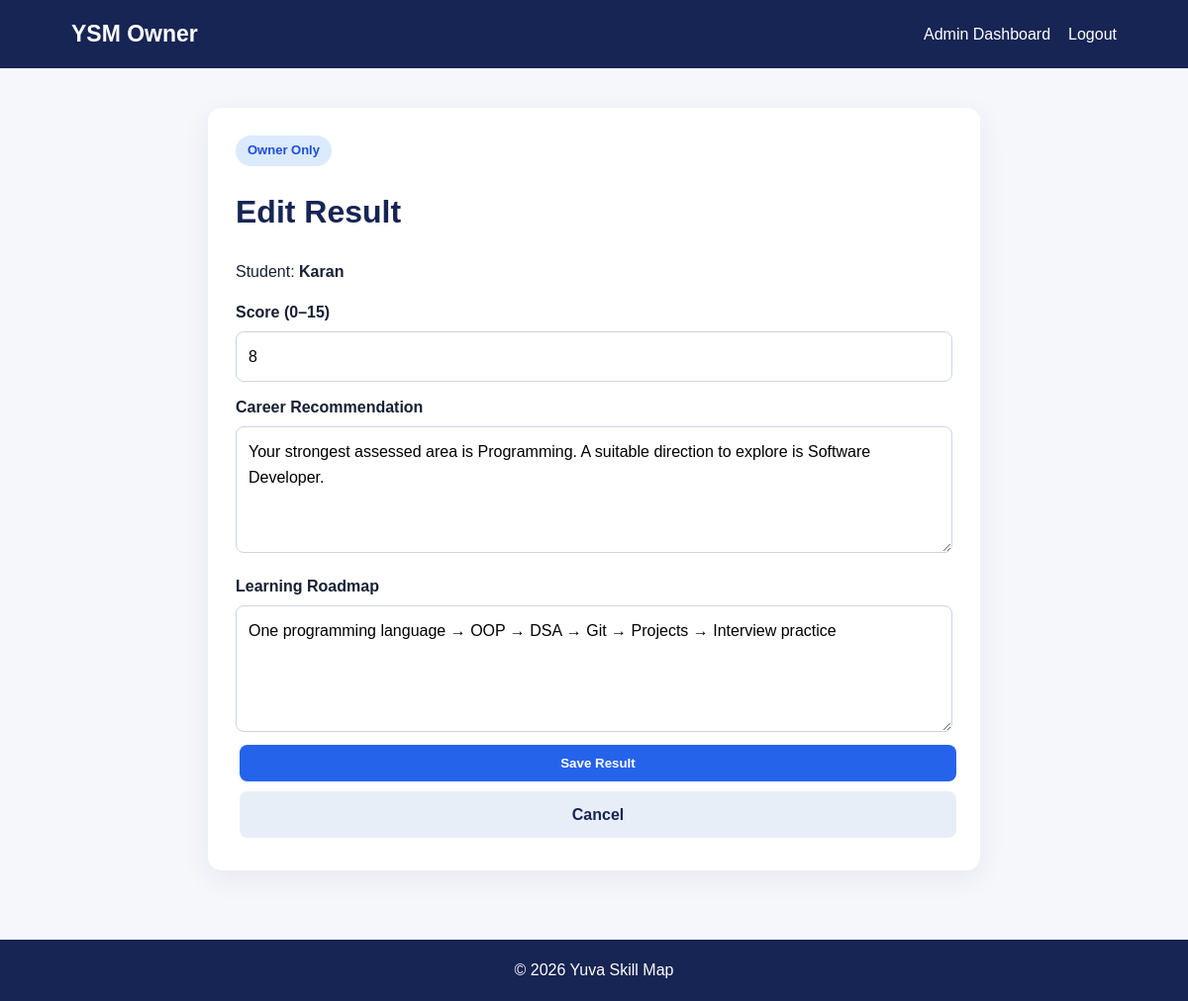
/admin/edit-result/2 (signed in), run on the app's committed database.
### tables this page shows
CREATE TABLE users(
    id INTEGER PRIMARY KEY AUTOINCREMENT,name TEXT NOT NULL,email TEXT UNIQUE NOT NULL,password TEXT NOT NULL,
    degree TEXT NOT NULL,branch TEXT NOT NULL,course TEXT NOT NULL,subjects TEXT NOT NULL,batch TEXT NOT NULL,semester TEXT NOT NULL,
    created_at TIMESTAMP DEFAULT CURRENT_TIMESTAMP);

CREATE TABLE results(
    id INTEGER PRIMARY KEY AUTOINCREMENT,user_id INTEGER,score INTEGER,total INTEGER,percentage REAL,level TEXT,
    recommendation TEXT,roadmap TEXT,category_scores TEXT,answers TEXT,created_at TIMESTAMP DEFAULT CURRENT_TIMESTAMP);

### app.py (the view, shortened to what this page needs)
@app.route(
    "/admin/edit-result/<int:rid>",
    methods=["GET", "POST"]
)
@admin_required
def edit_result(rid):
    c = conn()
    r = c.execute(
        """
        SELECT r.*,u.name
        FROM results r
        JOIN users u ON u.id=r.user_id
        WHERE r.id=?
        """,
        (rid,)
    ).fetchone()
    if not r:
        c.close()
        return redirect(
            url_for("admin_dashboard")
        )
    c.close()
    return render_template(
        "edit_result.html",
        result=r
    )

### app.py (called while the page is built)
def conn():
    c = sqlite3.connect(DB)
    c.row_factory = sqlite3.Row
    return c

def admin_required(f):
    @wraps(f)
    def w(*a, **k):
        if session.get("admin"):
            return f(*a, **k)
        return redirect(url_for("admin_login"))
    return w

### templates/edit_result.html
<!doctype html>
<html><head><meta charset="UTF-8"><meta name="viewport" content="width=device-width,initial-scale=1">
<title>Edit Result</title><link rel="stylesheet" href="/static/style.css"></head>
<body>
<header class="navbar"><a class="brand" href="/admin/dashboard">YSM Owner</a>
<nav><a href="/admin/dashboard">Admin Dashboard</a><a href="/admin/logout">Logout</a></nav></header>
<main class="form-page"><div class="form-card wide"><span class="badge">Owner Only</span><h1>Edit Result</h1>
<p>Student: <b>{{result["name"]}}</b></p>
<form method="POST">
<label>Score (0–15)</label><input type="number" name="score" min="0" max="15" value="{{result['score']}}" required>
<label>Career Recommendation</label><textarea name="recommendation" rows="4" required>{{result["recommendation"]}}</textarea>
<label>Learning Roadmap</label><textarea name="roadmap" rows="4" required>{{result["roadmap"]}}</textarea>
<button class="btn primary full">Save Result</button>
<a class="btn light full center" href="/admin/dashboard">Cancel</a>
</form></div></main><footer>© 2026 Yuva Skill Map</footer></body></html>

### static/style.css (style rules this page uses)
* { box-sizing:border-box }
body { margin:0;font-family:Arial,sans-serif;background:#f5f7fb;color:#172033;line-height:1.6 }
a { text-decoration:none;color:#2563eb }
.navbar { background:#172554;color:white;padding:16px 6%;display:flex;justify-content:space-between;align-items:center;gap:20px }
.brand { color:white;font-size:23px;font-weight:800 }
.navbar nav { display:flex;gap:18px;flex-wrap:wrap }
.navbar nav a { color:white }
.badge { display:inline-block;background:#dbeafe;color:#1d4ed8;border-radius:999px;padding:5px 12px;font-size:13px;font-weight:700 }
.btn { display:inline-block;border:0;border-radius:8px;padding:11px 18px;margin:5px 4px;font-weight:700;cursor:pointer }
.primary { background:#2563eb;color:white }
.light { background:#e8eef8;color:#172554 }
.full { width:100% }
.card,.form-card,.assessment-card,.result-card,.table-card,.welcome-box { background:white;border-radius:14px;padding:28px;box-shadow:0 8px 28px #17255412 }
.form-page { min-height:75vh;display:flex;justify-content:center;align-items:center;padding:40px 20px }
.form-card { width:100%;max-width:540px }
.wide { max-width:780px }
.form-card h1 { color:#172554 }
label { display:block;font-weight:700;margin:13px 0 6px }
input,select { width:100%;padding:12px;border:1px solid #cbd5e1;border-radius:8px;font:inherit;background:white }
.center { text-align:center }
footer { background:#172554;color:white;text-align:center;padding:18px;margin-top:30px }
.form-card textarea { width:100%;padding:12px;border:1px solid #cbd5e1;border-radius:8px;font:inherit;resize:vertical }
.center { display:block;text-align:center }

### data on the page
users: name "Karan"
results: score "8", recommendation "Your strongest assessed area is Programming. A suitable direction to explore is Software Developer.", roadmap "One programming language → OOP → DSA → Git → Projects → Interview practice"
